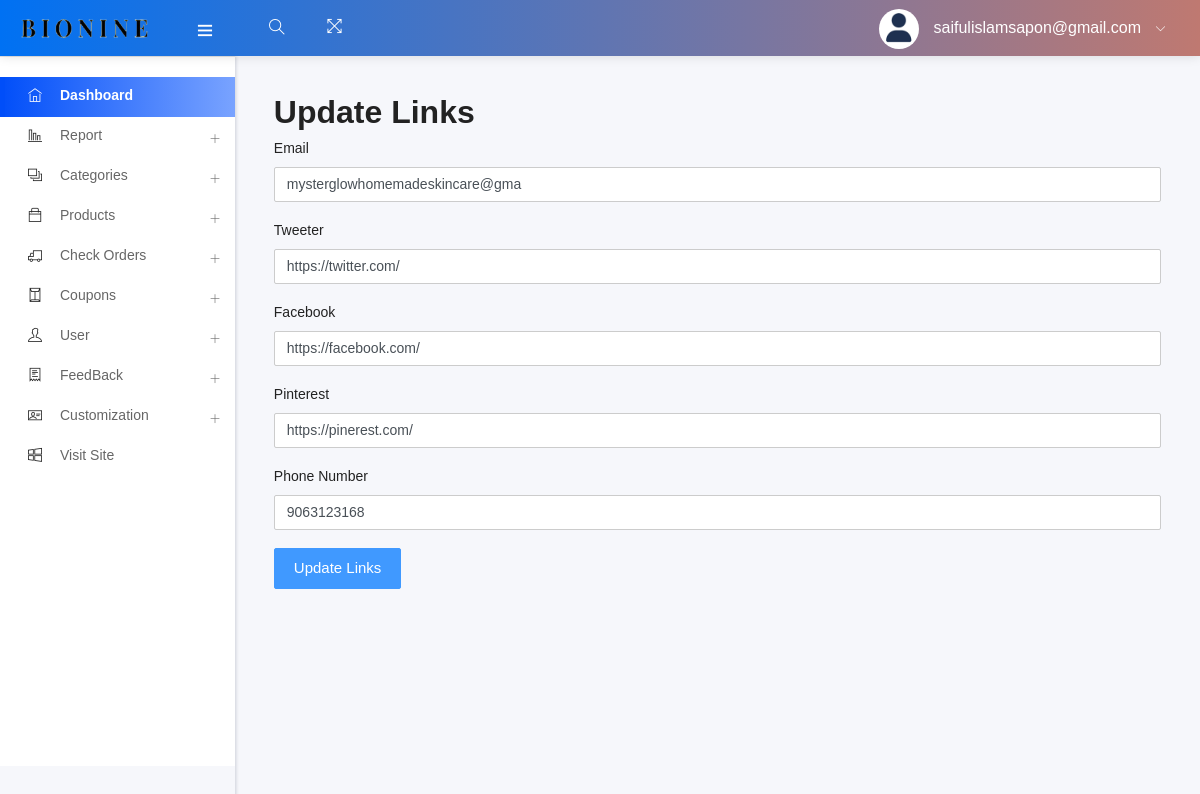
The page /admin/edit_links.php?status=edit&&id=10 (signed in) on the database its author committed.
### tables this page shows
CREATE TABLE `header_info` (
  `id` int(10) NOT NULL,
  `email` varchar(30) NOT NULL,
  `tweeter` varchar(500) NOT NULL,
  `fb_link` varchar(500) NOT NULL,
  `pinterest` varchar(500) NOT NULL,
  `phone` varchar(20) NOT NULL
);

### admin/edit_links.php (called while the page is built, shortened)
<?php
    include ("template.php");
?>

### admin/class/adminback.php (called while the page is built, shortened)
<?php
class  adminback
{
    private $connection;
    function __construct()
    {
        $dbhost = "localhost";
        $dbuser = "root";
        $dbpass = "";
        $dbname = "bionineweb";
        $this->connection = mysqli_connect($dbhost, $dbuser, $dbpass, $dbname);
    }
    function display_link_ID($id)
    {
        $query = "SELECT * FROM header_info WHERE id = $id";
        if (mysqli_query($this->connection, $query)) {
            $cata_info = mysqli_query($this->connection, $query);
            return mysqli_fetch_assoc($cata_info);
        }
    }
}

### admin/views/edit_links_view.php (the view, shortened to what this page needs)
<?php
    if(isset($_GET['status'])){
        if($_GET['status']=='edit'){
            $id = $_GET['id'];
           $link = $obj->display_link_ID($id);
        }
    }
?>
<h2>Update Links</h2>
<form action="" method="post">
    <div class="form-group">
        <label for="u_ctg_name">Email</label>
        <input type="text" name="email" class="form-control" value="<?php echo $link['email'] ?>">
    </div>
    <div class="form-group">
        <label for="u_ctg_des">Tweeter</label>
        <input type="text" name="tweeter" class="form-control"  value="<?php echo $link['tweeter'] ?>">
    </div>
     <div class="form-group">
        <label for="u_ctg_des">Facebook</label>
        <input type="text" name="fb" class="form-control"  value="<?php echo $link['fb_link'] ?>">
    </div>
     <div class="form-group">
        <label for="u_ctg_des">Pinterest</label>
        <input type="text" name="pin" class="form-control"  value="<?php echo $link['pinterest'] ?>">
    </div>
     <div class="form-group">
        <label for="phone">Phone Number</label>
        <input type="tel" name="phone" class="form-control"  value="<?php echo $link['phone'] ?>">
    </div>
    <input type="submit" value="Update Links" name="update_link" class="btn btn-primary" >
</form>

### rows shown on the page
header_info: email "mysterglowhomemadeskincare@gma", tweeter "https://twitter.com/", fb "https://facebook.com/", pin "https://pinerest.com/", phone "9063123168"

### other values the page prints
$admin_email "saifulislamsapon@gmail.com"
